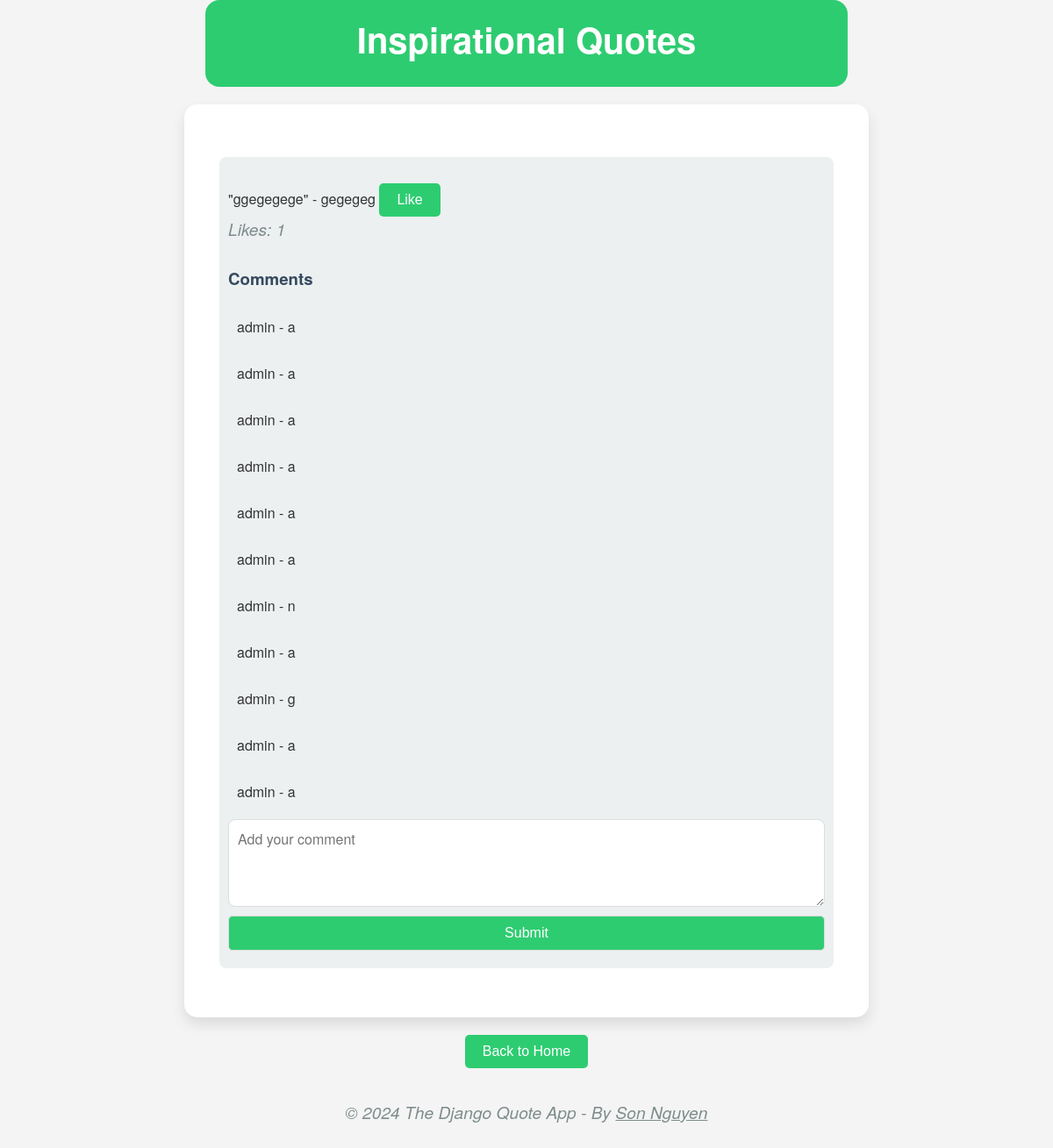
The app's page /Inspirational/, older data.
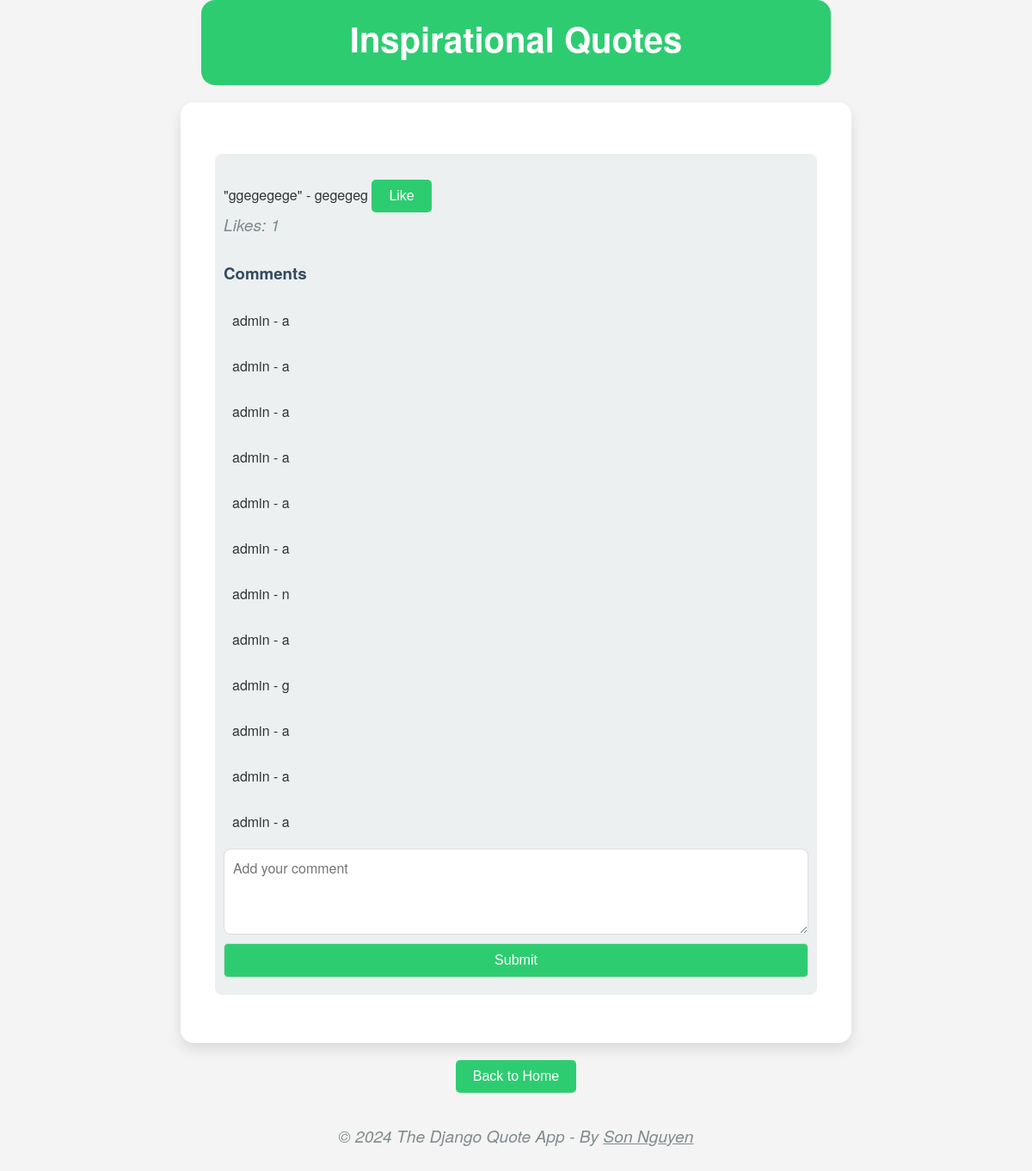
The same page, newer data.
### quotes/models.py (models this page shows, shortened)
class Quote(models.Model):
    CATEGORY_CHOICES = [
        ('Inspirational', 'Inspirational'),
        ('Motivational', 'Motivational'),
        ('General', 'General'),
        ('Love', 'Love'),
        ('Humor', 'Humor'),
        ('Philosophy', 'Philosophy'),
        ('Science', 'Science'),
        ('Technology', 'Technology'),
        ('Programming', 'Programming'),
        ('Business', 'Business'),
        ('Leadership', 'Leadership'),
        ('Success', 'Success'),
        ('Life', 'Life'),
        ('Friendship', 'Friendship'),
        ('Wisdom', 'Wisdom'),
        ('Education', 'Education'),
        ('Health', 'Health'),
        ('Fitness', 'Fitness'),
        ('Sports', 'Sports'),
        ('Music', 'Music'),
        ('Movies', 'Movies'),
        ('Art', 'Art'),
        ('Fashion', 'Fashion'),
        ('Food', 'Food'),
        ('Travel', 'Travel'),
        ('Nature', 'Nature'),
        ('Environment', 'Environment'),
        ('Politics', 'Politics'),
        ('Economics', 'Economics'),
        ('History', 'History'),
        ('Religion', 'Religion'),
        ('Spirituality', 'Spirituality'),
        ('Psychology', 'Psychology'),
        ('Self-Help', 'Self-Help'),
        ('Relationships', 'Relationships'),
        ('Parenting', 'Parenting'),
        ('Marriage', 'Marriage'),
        ('Family', 'Family'),
        ('Children', 'Children'),
        ('Teens', 'Teens'),
        ('Seniors', 'Seniors'),
        ('General', 'General'),
        ('Adventure', 'Adventure'),
        ('Animals', 'Animals'),
        ('Architecture', 'Architecture'),
        ('Books', 'Books'),
        ('Career', 'Career'),
        ('Comedy', 'Comedy'),
        ('Creativity', 'Creativity'),
        ('Culture', 'Culture'),
        ('Design', 'Design'),
        ('Dreams', 'Dreams'),
        ('Entertainment', 'Entertainment'),
        ('Finance', 'Finance'),
        ('Gardening', 'Gardening'),
        ('Happiness', 'Happiness'),
        ('Hobbies', 'Hobbies'),
        ('Home', 'Home'),
        ('Humanity', 'Humanity'),
        ('Innovation', 'Innovation'),
        ('Knowledge', 'Knowledge'),
        ('Language', 'Language'),
        ('Literature', 'Literature'),
        ('Mindfulness', 'Mindfulness'),
        ('Money', 'Money'),
        ('Motivation', 'Motivation'),
        ('Peace', 'Peace'),
        ('Poetry', 'Poetry'),
        ('Productivity', 'Productivity'),
        ('Science Fiction', 'Science Fiction'),
        ('Social Justice', 'Social Justice'),
        ('Society', 'Society'),
        ('Sustainability', 'Sustainability'),
        ('Time', 'Time'),
        ('Work', 'Work'),
        ('Activism', 'Activism'),
        ('Aging', 'Aging'),
        ('Astronomy', 'Astronomy'),
        ('Beauty', 'Beauty'),
        ('Belief', 'Belief'),
        ('Challenge', 'Challenge'),
        ('Change', 'Change'),
        ('Communication', 'Communication'),
        ('Community', 'Community'),
        ('Compassion', 'Compassion'),
        ('Confidence', 'Confidence'),
        ('Courage', 'Courage'),
        ('Curiosity', 'Curiosity'),
        ('Dance', 'Dance'),
        ('Diversity', 'Diversity'),
        ('Empathy', 'Empathy'),
        ('Empowerment', 'Empowerment'),
        ('Equality', 'Equality'),
        ('Ethics', 'Ethics'),
        ('Exploration', 'Exploration'),
        ('Faith', 'Faith'),
        ('Fantasy', 'Fantasy'),
        ('Fear', 'Fear'),
        ('Forgiveness', 'Forgiveness'),
        ('Freedom', 'Freedom'),
        ('Gender', 'Gender'),
        ('Gratitude', 'Gratitude'),
        ('Growth', 'Growth'),
        ('Healing', 'Healing'),
        ('Hope', 'Hope'),
        ('Human Rights', 'Human Rights'),
        ('Identity', 'Identity'),
        ('Imagination', 'Imagination'),
        ('Inclusion', 'Inclusion'),
        ('Independence', 'Independence'),
        ('Individuality', 'Individuality'),
        ('Inspiration', 'Inspiration'),
        ('Integrity', 'Integrity'),
        ('Justice', 'Justice'),
        ('Kindness', 'Kindness'),
        ('Learning', 'Learning'),
        ('LGBTQ+', 'LGBTQ+'),
        ('Loneliness', 'Loneliness'),
        ('Loss', 'Loss'),
        ('Magic', 'Magic'),
        ('Meaning', 'Meaning'),
        ('Memory', 'Memory'),
        ('Mental Health', 'Mental Health'),
        ('Minimalism', 'Minimalism'),
        ('Mythology', 'Mythology'),
        ('Opportunity', 'Opportunity'),
        ('Optimism', 'Optimism'),
        ('Patience', 'Patience'),
        ('Perspective', 'Perspective'),
        ('Philanthropy', 'Philanthropy'),
        ('Photography', 'Photography'),
        ('Resilience', 'Resilience'),
        ('Respect', 'Respect'),
        ('Responsibility', 'Responsibility'),
        ('Risk', 'Risk'),
        ('Self-Acceptance', 'Self-Acceptance'),
        ('Self-Care', 'Self-Care'),
        ('Self-Discovery', 'Self-Discovery'),
        ('Self-Esteem', 'Self-Esteem'),
        ('Self-Love', 'Self-Love'),
        ('Simplicity', 'Simplicity'),
        ('Solitude', 'Solitude'),
        ('Strength', 'Strength'),
        ('Theater', 'Theater'),
        ('Trust', 'Trust'),
        ('Truth', 'Truth'),
        ('Vulnerability', 'Vulnerability'),
        ('Wellness', 'Wellness'),
        ('Wonder', 'Wonder'),
        ('Youth', 'Youth'),
        ('Achievement', 'Achievement'),
        ('Activism', 'Activism'),
        ('Adventure', 'Adventure'),
        ('Adversity', 'Adversity'),
        ('Aging', 'Aging'),
        ('Ambition', 'Ambition'),
        ('Animals', 'Animals'),
        ('Anxiety', 'Anxiety'),
        ('Architecture', 'Architecture'),
        ('Art', 'Art'),
        ('Astronomy', 'Astronomy'),
        ('Authenticity', 'Authenticity'),
        ('Beauty', 'Beauty'),
        ('Belief', 'Belief'),
        ('Books', 'Books'),
        ('Bravery', 'Bravery'),
        ('Buddhism', 'Buddhism'),
        ('Business', 'Business'),
        ('Calm', 'Calm'),
        ('Career', 'Career'),
        ('Celebration', 'Celebration'),
        ('Challenge', 'Challenge'),
        ('Change', 'Change'),
        ('Childhood', 'Childhood'),
        ('Christianity', 'Christianity'),
        ('Cinema', 'Cinema'),
        ('Comedy', 'Comedy'),
        ('Communication', 'Communication'),
        ('Community', 'Community'),
        ('Compassion', 'Compassion'),
        ('Confidence', 'Confidence'),
        ('Consciousness', 'Consciousness'),
        ('Contentment', 'Contentment'),
        ('Courage', 'Courage'),
        ('Creativity', 'Creativity'),
        ('Criticism', 'Criticism'),
        ('Culture', 'Culture'),
        ('Curiosity', 'Curiosity'),
        ('Dance', 'Dance'),
        ('Death', 'Death'),
        ('Depression', 'Depression'),
        ('Design', 'Design'),
        ('Determination', 'Determination'),
        ('Diversity', 'Diversity'),
        ('Dreams', 'Dreams'),
        ('Economics', 'Economics'),
        ('Education', 'Education'),
        ('Empathy', 'Empathy'),
        ('Empowerment', 'Empowerment'),
        ('Energy', 'Energy'),
        ('Entertainment', 'Entertainment'),
        ('Environment', 'Environment'),
        ('Equality', 'Equality'),
        ('Ethics', 'Ethics'),
        ('Exploration', 'Exploration'),
        ('Failure', 'Failure'),
        ('Faith', 'Faith'),
        ('Family', 'Family'),
        ('Fantasy', 'Fantasy'),
        ('Fashion', 'Fashion'),
        ('Fear', 'Fear'),
        ('Feminism', 'Feminism'),
        ('Film', 'Film'),
        ('Finance', 'Finance'),
        ('Fitness', 'Fitness'),
        ('Food', 'Food'),
        ('Forgiveness', 'Forgiveness'),
        ('Freedom', 'Freedom'),
        ('Friendship', 'Friendship'),
        ('Gender', 'Gender'),
        ('Gratitude', 'Gratitude'),
        ('Grief', 'Grief'),
        ('Growth', 'Growth'),
        ('Happiness', 'Happiness'),
        ('Healing', 'Healing'),
        ('Health', 'Health'),
        ('Hinduism', 'Hinduism'),
        ('History', 'History'),
        ('Hobbies', 'Hobbies'),
        ('Home', 'Home'),
        ('Honesty', 'Honesty'),
        ('Hope', 'Hope'),
        ('Humanity', 'Humanity'),
        ('Humor', 'Humor'),
        ('Identity', 'Identity'),
        ('Imagination', 'Imagination'),
        ('Inclusion', 'Inclusion'),
        ('Independence', 'Independence'),
        ('Individuality', 'Individuality'),
        ('Innovation', 'Innovation'),
        ('Inspiration', 'Inspiration'),
        ('Integrity', 'Integrity'),
        ('Islam', 'Islam'),
        ('Judaism', 'Judaism'),
        ('Justice', 'Justice'),
        ('Kindness', 'Kindness'),
        ('Knowledge', 'Knowledge'),
        ('Language', 'Language'),
        ('Leadership', 'Leadership'),
        ('Learning', 'Learning'),
        ('Life', 'Life'),
        ('Literature', 'Literature'),
        ('Loneliness', 'Loneliness'),
        ('Loss', 'Loss'),
        ('Love', 'Love'),
        ('Magic', 'Magic'),
        ('Marriage', 'Marriage'),
        ('Meaning', 'Meaning'),
        ('Memory', 'Memory'),
        ('Minimalism', 'Minimalism'),
        ('Mindfulness', 'Mindfulness'),
        ('Money', 'Money'),
        ('Motivation', 'Motivation'),
        ('Music', 'Music'),
        ('Mystery', 'Mystery'),
        ('Mythology', 'Mythology'),
        ('Nature', 'Nature'),
        ('Opportunity', 'Opportunity'),
        ('Optimism', 'Optimism'),
        ('Parenting', 'Parenting'),
        ('Patience', 'Patience'),
        ('Peace', 'Peace'),
        ('Perseverance', 'Perseverance'),
        ('Perspective', 'Perspective'),
        ('Philanthropy', 'Philanthropy'),
        ('Philosophy', 'Philosophy'),
        ('Photography', 'Photography'),
        ('Poetry', 'Poetry'),
        ('Politics', 'Politics'),
        ('Positivity', 'Positivity'),
        ('Poverty', 'Poverty'),
        ('Power', 'Power'),
        ('Productivity', 'Productivity'),
        ('Programming', 'Programming'),
        ('Psychology', 'Psychology'),
        ('Racism', 'Racism'),
        ('Relationships', 'Relationships'),
        ('Religion', 'Religion'),
        ('Resilience', 'Resilience'),
        ('Respect', 'Respect'),
        ('Responsibility', 'Responsibility'),
        ('Risk', 'Risk'),
        ('Science', 'Science'),
        ('Self-Acceptance', 'Self-Acceptance'),
        ('Self-Care', 'Self-Care'),
        ('Self-Discovery', 'Self-Discovery'),
        ('Self-Esteem', 'Self-Esteem'),
        ('Self-Love', 'Self-Love'),
        ('Sexuality', 'Sexuality'),
        ('Simplicity', 'Simplicity'),
        ('Society', 'Society'),
        ('Solitude', 'Solitude'),
        ('Spirituality', 'Spirituality'),
        ('Sports', 'Sports'),
        ('Strength', 'Strength'),
        ('Success', 'Success'),
        ('Sustainability', 'Sustainability'),
        ('Technology', 'Technology'),
        ('Teens', 'Teens'),
        ('Theater', 'Theater'),
        ('Time', 'Time'),
        ('Travel', 'Travel'),
        ('Trust', 'Trust'),
        ('Truth', 'Truth'),
        ('Vulnerability', 'Vulnerability'),
        ('War', 'War'),
        ('Wellness', 'Wellness'),
        ('Wisdom', 'Wisdom'),
        ('Wonder', 'Wonder'),
        ('Work', 'Work'),
        ('Writing', 'Writing'),
        ('Youth', 'Youth')
    ]
    text = models.TextField()
    author = models.CharField(max_length=100)
    category = models.CharField(max_length=100, choices=CATEGORY_CHOICES, default='General')

class Comment(models.Model):
    user = models.ForeignKey(User, on_delete=models.CASCADE)
    quote = models.ForeignKey(Quote, on_delete=models.CASCADE)
    text = models.TextField()
    created_at = models.DateTimeField(auto_now_add=True)

### quotes/views.py (the view)
# urls.py: path('<category_name>/', views.category_view, name='category'),
def category_view(request, category_name):
    quotes = Quote.objects.filter(category=category_name)
    context = {
        'quotes': quotes,
        'category_name': category_name.capitalize()
    }
    return render(request, 'quotes/category.html', context)

### quotes/templates/quotes/category.html (shortened to what this page needs)
<!DOCTYPE html>
<html lang="en">
<head>
</head>
<body>
    <header>
        <h1 style="color: white; margin-top: 0">{{ category_name }} Quotes</h1>
    </header>
    <div class="quote">
        {% if quotes %}
            <ul>
                {% for quote in quotes %}
                    <li>
                        "{{ quote.text }}" - {{ quote.author }}
                        <button onclick="likeQuote({{ quote.id }})">
                            <span id="like-button-text-{{ quote.id }}">
                                {% if request.user in quote.like_set.all %}
                                    Unlike
                                {% else %}
                                    Like
                                {% endif %}
                            </span>
                        </button>
                        <p>Likes: <span id="like-count-{{ quote.id }}">{{ quote.like_set.count }}</span></p>
                        <h3>Comments</h3>
                        <ul id="comments-list-{{ quote.id }}">
                            {% for comment in quote.comment_set.all %}
                                <li>{{ comment.user.username }} - {{ comment.text }}</li>
                            {% endfor %}
                        </ul>
                        <form id="comment-form-{{ quote.id }}">
                            <textarea id="comment_text" name="comment_text" placeholder="Add your comment"></textarea>
                            <button type="submit">Submit</button>
                        </form>
                    </li>
                {% endfor %}
            </ul>
        {% else %}
            <p>No quotes found in this category.</p>
        {% endif %}
    </div>
    <a href="{% url 'index' %}">
        <button id="back-to-home">Back to Home</button>
    </a>
    <footer>
        <p>&copy; 2024 The Django Quote App - By <a style="color: inherit" href="https://github.com/hoangsonww">Son Nguyen</a></p>
    </footer>
</body>
</html>

Row changes from the older to the newer data that the page shows:
added Comment: user.username "admin", text "a"
